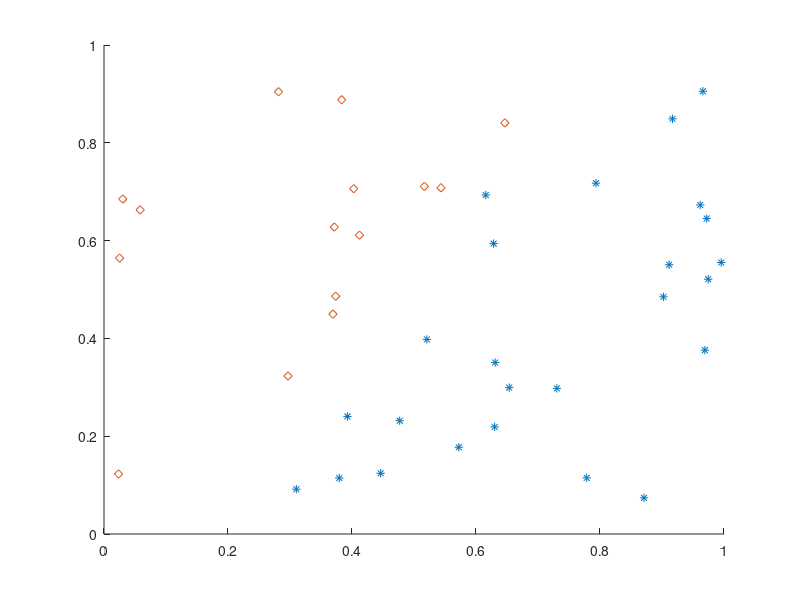

The MATLAB source for this figure: (Note: this script raises an error after producing the figure.)
% simple linear separator

% data generation
rand('seed',314)
x = rand(40,1);  y = rand(40,1);
class = [2*x < y + 0.5] +1
A1 = [x(find(class == 1)), y(find(class==1))];
A2 = [x(find(class == 2)), y(find(class==2))];

% plot classes 1 and 2
figure(1); hold on;
plot(A1(:,1), A1(:,2), '*', 'MarkerSize', 6);
plot(A2(:,1), A2(:,2), 'd', 'MarkerSize', 6);

% solve the qp
cvx_begin
    variables w(2) b(1)
    A1*w - b >= 1;
    A2*w- b <= -1;
    minimize(norm(w));
cvx_end

% plot the solution
t_min = min([A1(1,:),A2(1,:)]);
t_max = max([A1(1,:),A2(1,:)]);
t = linspace(t_min-1,t_max+1,100);
p = -w(1)*t/w(2) + b/w(2);
plot(t,p, '-r');
axis equal
title('Simple Linear Separator');
